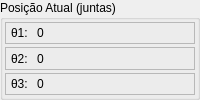
        <widget class="QGroupBox" name="groupBox_3">
         <property name="sizePolicy">
          <sizepolicy hsizetype="Minimum" vsizetype="Preferred">
           <horstretch>0</horstretch>
           <verstretch>0</verstretch>
          </sizepolicy>
         </property>
         <property name="title">
          <string>Posição Atual (juntas)</string>
         </property>
         <layout class="QVBoxLayout" name="verticalLayout_3">
          <property name="spacing">
           <number>3</number>
          </property>
          <property name="leftMargin">
           <number>2</number>
          </property>
          <property name="topMargin">
           <number>2</number>
          </property>
          <property name="rightMargin">
           <number>2</number>
          </property>
          <property name="bottomMargin">
           <number>2</number>
          </property>
          <item>
           <widget class="QFrame" name="frame_14">
            <property name="sizePolicy">
             <sizepolicy hsizetype="Minimum" vsizetype="Preferred">
              <horstretch>0</horstretch>
              <verstretch>0</verstretch>
             </sizepolicy>
            </property>
            <property name="frameShape">
             <enum>QFrame::StyledPanel</enum>
            </property>
            <property name="frameShadow">
             <enum>QFrame::Raised</enum>
            </property>
            <layout class="QHBoxLayout" name="horizontalLayout_14">
             <property name="leftMargin">
              <number>5</number>
             </property>
             <property name="topMargin">
              <number>0</number>
             </property>
             <property name="rightMargin">
              <number>5</number>
             </property>
             <property name="bottomMargin">
              <number>0</number>
             </property>
             <item>
              <widget class="QLabel" name="label_13">
               <property name="sizePolicy">
                <sizepolicy hsizetype="Fixed" vsizetype="Preferred">
                 <horstretch>0</horstretch>
                 <verstretch>0</verstretch>
                </sizepolicy>
               </property>
               <property name="maximumSize">
                <size>
                 <width>20</width>
                 <height>16777215</height>
                </size>
               </property>
               <property name="text">
                <string>θ1:</string>
               </property>
              </widget>
             </item>
             <item>
              <widget class="QLabel" name="th1Label">
               <property name="sizePolicy">
                <sizepolicy hsizetype="Minimum" vsizetype="Preferred">
                 <horstretch>0</horstretch>
                 <verstretch>0</verstretch>
                </sizepolicy>
               </property>
               <property name="text">
                <string>0</string>
               </property>
              </widget>
             </item>
            </layout>
           </widget>
          </item>
          <item>
           <widget class="QFrame" name="frame_3">
            <property name="sizePolicy">
             <sizepolicy hsizetype="Minimum" vsizetype="Preferred">
              <horstretch>0</horstretch>
              <verstretch>0</verstretch>
             </sizepolicy>
            </property>
            <property name="frameShape">
             <enum>QFrame::StyledPanel</enum>
            </property>
            <property name="frameShadow">
             <enum>QFrame::Raised</enum>
            </property>
            <layout class="QHBoxLayout" name="horizontalLayout_4">
             <property name="leftMargin">
              <number>5</number>
             </property>
             <property name="topMargin">
              <number>0</number>
             </property>
             <property name="rightMargin">
              <number>5</number>
             </property>
             <property name="bottomMargin">
              <number>0</number>
             </property>
             <item>
              <widget class="QLabel" name="label_2">
               <property name="sizePolicy">
                <sizepolicy hsizetype="Fixed" vsizetype="Preferred">
                 <horstretch>0</horstretch>
                 <verstretch>0</verstretch>
                </sizepolicy>
               </property>
               <property name="maximumSize">
                <size>
                 <width>20</width>
                 <height>16777215</height>
                </size>
               </property>
               <property name="text">
                <string>θ2:</string>
               </property>
              </widget>
             </item>
             <item>
              <widget class="QLabel" name="th2Label">
               <property name="sizePolicy">
                <sizepolicy hsizetype="Minimum" vsizetype="Preferred">
                 <horstretch>0</horstretch>
                 <verstretch>0</verstretch>
                </sizepolicy>
               </property>
               <property name="text">
                <string>0</string>
               </property>
              </widget>
             </item>
            </layout>
           </widget>
          </item>
          <item>
           <widget class="QFrame" name="frame_4">
            <property name="sizePolicy">
             <sizepolicy hsizetype="Minimum" vsizetype="Preferred">
              <horstretch>0</horstretch>
              <verstretch>0</verstretch>
             </sizepolicy>
            </property>
            <property name="frameShape">
             <enum>QFrame::StyledPanel</enum>
            </property>
            <property name="frameShadow">
             <enum>QFrame::Raised</enum>
            </property>
            <layout class="QHBoxLayout" name="horizontalLayout_3">
             <property name="leftMargin">
              <number>5</number>
             </property>
             <property name="topMargin">
              <number>0</number>
             </property>
             <property name="rightMargin">
              <number>5</number>
             </property>
             <property name="bottomMargin">
              <number>0</number>
             </property>
             <item>
              <widget class="QLabel" name="label_3">
               <property name="sizePolicy">
                <sizepolicy hsizetype="Fixed" vsizetype="Preferred">
                 <horstretch>0</horstretch>
                 <verstretch>0</verstretch>
                </sizepolicy>
               </property>
               <property name="maximumSize">
                <size>
                 <width>20</width>
                 <height>16777215</height>
                </size>
               </property>
               <property name="text">
                <string>θ3:</string>
               </property>
              </widget>
             </item>
             <item>
              <widget class="QLabel" name="th3Label">
               <property name="sizePolicy">
                <sizepolicy hsizetype="Minimum" vsizetype="Preferred">
                 <horstretch>0</horstretch>
                 <verstretch>0</verstretch>
                </sizepolicy>
               </property>
               <property name="text">
                <string>0</string>
               </property>
              </widget>
             </item>
            </layout>
           </widget>
          </item>
         </layout>
        </widget>
